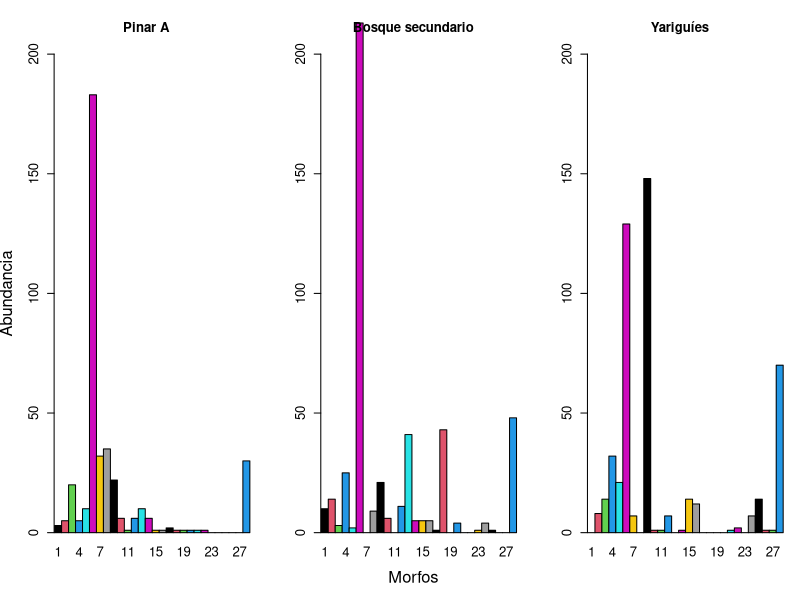
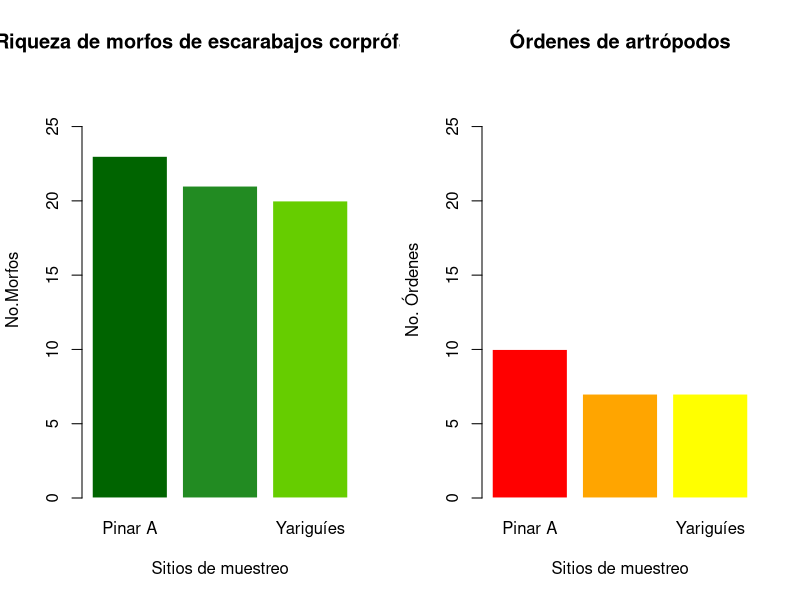
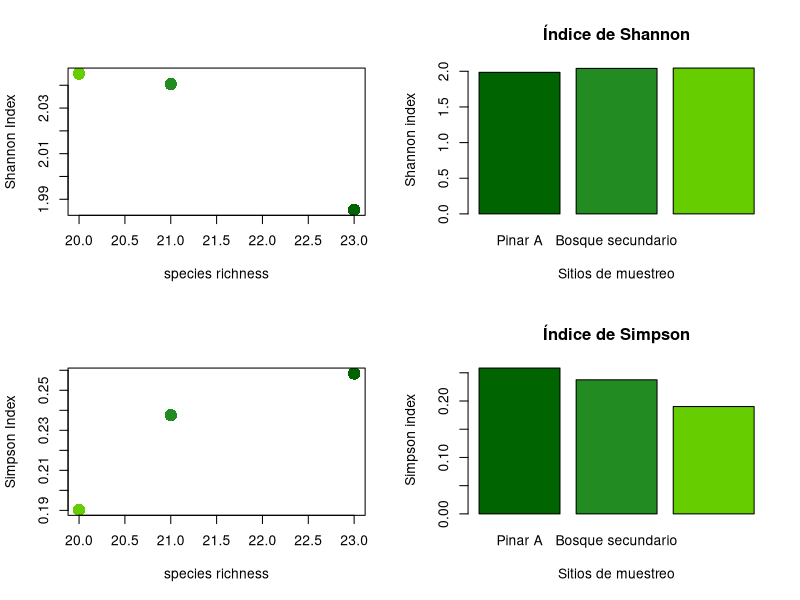

Recreate these plots in R, in order.

## Script dato coprofagos

setwd("~/Descargas/informeconservacion")
#Primero leemos nuestra matriz de datos y la asignamos al vector "datos"
datos <- read.csv("morfo.csv", header =T)
class(datos)

#asignamos a un vector cada columna del data.frame "datos"
# cada vector correponde a l abundancia de los diferentes Morfos(28) en cada sitio de muestreo
PinarA <- datos$Pinar.A
BsecunB <- datos$Segundario.B
Yar <- datos$Bosque.Yarigui.es

# ahora graficamos, y mostramos las 3 graficas en una sola imagne con la funcion "par()"
png("1.png",width = 790,height = 490)
par(mfrow=c(1,3))
barplot(PinarA,space=0,width = 1.1, main = "Pinar A",ylab = "Abundancia",  
        col = c(1:28),names=c(seq(1:28)),ylim=c(0,200),xlim = c(1,28),bty="n",cex.lab=1.5,cex.axis = 1.2,cex.names = 1.2)
barplot(BsecunB,space=0,width = 1.1,main = "Bosque secundario",xlab = "Morfos",
        col = c(1:28),names=c(seq(1:28)), ylim=c(0,200),xlim = c(1,28),bty="n",cex.lab=1.5,cex.axis = 1.2,cex.names = 1.2)
barplot(Yar,space=0,width = 1.1,main = "Yariguíes",
        col = c(1:28),names=c(seq(1:28)), ylim=c(0,200),xlim = c(1,28),bty="n",cex.axis = 1.2,cex.names = 1.2)
dev.off()
# Ahora en la siguiente parte vamos calcular la riqueza de morfos de 
# escarabajos coprofagos, y de orddenes de artropodos en los tres sitios de muestreo de la Finca Napoles
#Leemos la matrix de datos y la asignamos al vector "dat"
dat <- read.csv("riq.csv")
# clase del vector "dat"
class(dat)
#ahora con la funcion replace() remplazamos en el data.frame la adundancia de cada morfo
# por presencia o asusencia en cada sitio, dejando 0 cuando no se encuntra y 1 cuando esta presente, y
# lo asignamos en del vector "morf"
morf<-replace(dat, dat>0, 1)
class(morf)
# ahora con la funcion apply(x,MARGIN,FUNC) realizamos la sumade las filas del vector "morf" de clase data.frame, para 
#calcular la riqueza de cada uno de los sitios
riq<-apply(morf, 1, sum)
riq # EL sitio 1 (Pinar A), con riqieza de 23 morfos, Bosque secundario B con 21, y Yariguies con 20
# Lo anterior se realizo de la isma forma para ver la riqueza de los ordenes de artropodos
# graficamos en riqueza de morfos "riq", y riqueza ordenes "riqord" en una misma imagen 
png("2.png", width = 790,height = 490)
par(mfrow=c(1,2))
# grafica de riqueza de morfos
barplot(riq, beside = TRUE, border = "white", 
        col = c("darkgreen","forestgreen","chartreuse3"), 
        main = "Riqueza de morfos de escarabajos corprófagos", ylab = "No.Morfos",xlab = "Sitios de muestreo",
        names=c("Pinar A","Bosque secundario","Yariguíes"), ylim=c(0,28),bty="n")

#datos para riqueza de ordenes de artropodos
ord <- read.csv("riqord.csv")
ord
ordenes<-replace(ord, ord>0, 1)
riqord <- apply(ordenes,1, sum)
riqord
# grafida de riqueza de ordenes de artropodos
barplot(riqord, beside = TRUE, border = "white", 
      col = c("red","orange","yellow"), 
      main = "Órdenes de artrópodos", ylab = "No. Órdenes",xlab = "Sitios de muestreo",
      names=c("Pinar A","Bosque secundario","Yariguíes"), ylim=c(0,28),bty="n")

dev.off()
## Ahora calcularemos los indeces de diversidad Shannon y Simpson con datos de morfos encontrados en cada sitio
# para esto necesitamos el paquete "vegan"
# cargamos "vegan"
library(vegan)
# Leemos nuestra matrix de datos
dat <- read.csv("riq.csv")
# Ahora con la funcion diversity() calculamos el indice de Shannon
?diversity
#indice de equidad de Shannon
#Asume que todas las especies están representadas en las muestras y que todos los
#individuos fueron muestreados al azar. Puede adquirir valores entre cero (0) cuando hay
#una sola especie y el logaritmo de S cuando todas las especies están representadas por
#el mismo número de individuos. Puede verse fuertemente influenciado por las especies
#más abundantes.
Shannon<-diversity(dat, index = "shannon")
Shannon
png("3.png", width = 700,height = 700)
par(mfrow=c(2,2))
# graficamos riqueza de especies vs indice de Shannon
plot(riq,Shannon,type = "p", col=c("darkgreen","forestgreen","chartreuse3"),
     xlab="species richness", ylab="Shannon Index",pch=16, cex=2)
# indice de shannon en cada sitio
barplot(Shannon,col = c("darkgreen","forestgreen","chartreuse3"), 
        main = "Índice de Shannon", ylab = " Shannon index",xlab = "Sitios de muestreo",
        names=c("Pinar A","Bosque secundario","Yariguíes"),bty="n")


# riqueza de espcies, que anteriormente ya se habia mostrado
Riqueza<-specnumber(dat)
Riqueza
# Indice de Simpson
#Muestra la probabilidad de que dos individuos sacados al azar de
#una muestra correspondan a la misma especie.

x<-diversity(dat, index = "simpson")
Simpson <- 1-x

# graficamos riqueza de especies vs indice de Simpson
plot(riq,Simpson,type = "p",xlab="species richness", col=c("darkgreen","forestgreen","chartreuse3"),
     ylab="Simpson Index",pch=16, cex=2)
# indice de Simpson en cada sitio
barplot(Simpson,col = c("darkgreen","forestgreen","chartreuse3"), 
        main = "Índice de Simpson", ylab = " Simpson index",xlab = "Sitios de muestreo",
        names=c("Pinar A","Bosque secundario","Yariguíes"),bty="n")

dev.off()

